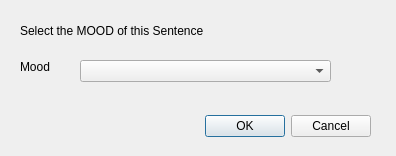
<?xml version="1.0" encoding="UTF-8"?>
<ui version="4.0">
 <class>MoodDialog</class>
 <widget class="QDialog" name="MoodDialog">
  <property name="geometry">
   <rect>
    <x>0</x>
    <y>0</y>
    <width>396</width>
    <height>156</height>
   </rect>
  </property>
  <property name="windowTitle">
   <string>Set Mood</string>
  </property>
  <property name="modal">
   <bool>true</bool>
  </property>
  <widget class="QDialogButtonBox" name="buttonBox">
   <property name="geometry">
    <rect>
     <x>30</x>
     <y>110</y>
     <width>341</width>
     <height>32</height>
    </rect>
   </property>
   <property name="orientation">
    <enum>Qt::Horizontal</enum>
   </property>
   <property name="standardButtons">
    <set>QDialogButtonBox::Cancel|QDialogButtonBox::Ok</set>
   </property>
  </widget>
  <widget class="QLabel" name="label">
   <property name="geometry">
    <rect>
     <x>20</x>
     <y>20</y>
     <width>321</width>
     <height>21</height>
    </rect>
   </property>
   <property name="text">
    <string>Select the MOOD of this Sentence</string>
   </property>
  </widget>
  <widget class="QComboBox" name="moodCombo">
   <property name="geometry">
    <rect>
     <x>80</x>
     <y>60</y>
     <width>251</width>
     <height>22</height>
    </rect>
   </property>
  </widget>
  <widget class="QLabel" name="label_2">
   <property name="geometry">
    <rect>
     <x>20</x>
     <y>60</y>
     <width>47</width>
     <height>13</height>
    </rect>
   </property>
   <property name="text">
    <string>Mood</string>
   </property>
  </widget>
 </widget>
 <resources/>
 <connections>
  <connection>
   <sender>buttonBox</sender>
   <signal>accepted()</signal>
   <receiver>MoodDialog</receiver>
   <slot>accept()</slot>
   <hints>
    <hint type="sourcelabel">
     <x>248</x>
     <y>254</y>
    </hint>
    <hint type="destinationlabel">
     <x>157</x>
     <y>274</y>
    </hint>
   </hints>
  </connection>
  <connection>
   <sender>buttonBox</sender>
   <signal>rejected()</signal>
   <receiver>MoodDialog</receiver>
   <slot>reject()</slot>
   <hints>
    <hint type="sourcelabel">
     <x>316</x>
     <y>260</y>
    </hint>
    <hint type="destinationlabel">
     <x>286</x>
     <y>274</y>
    </hint>
   </hints>
  </connection>
 </connections>
</ui>
